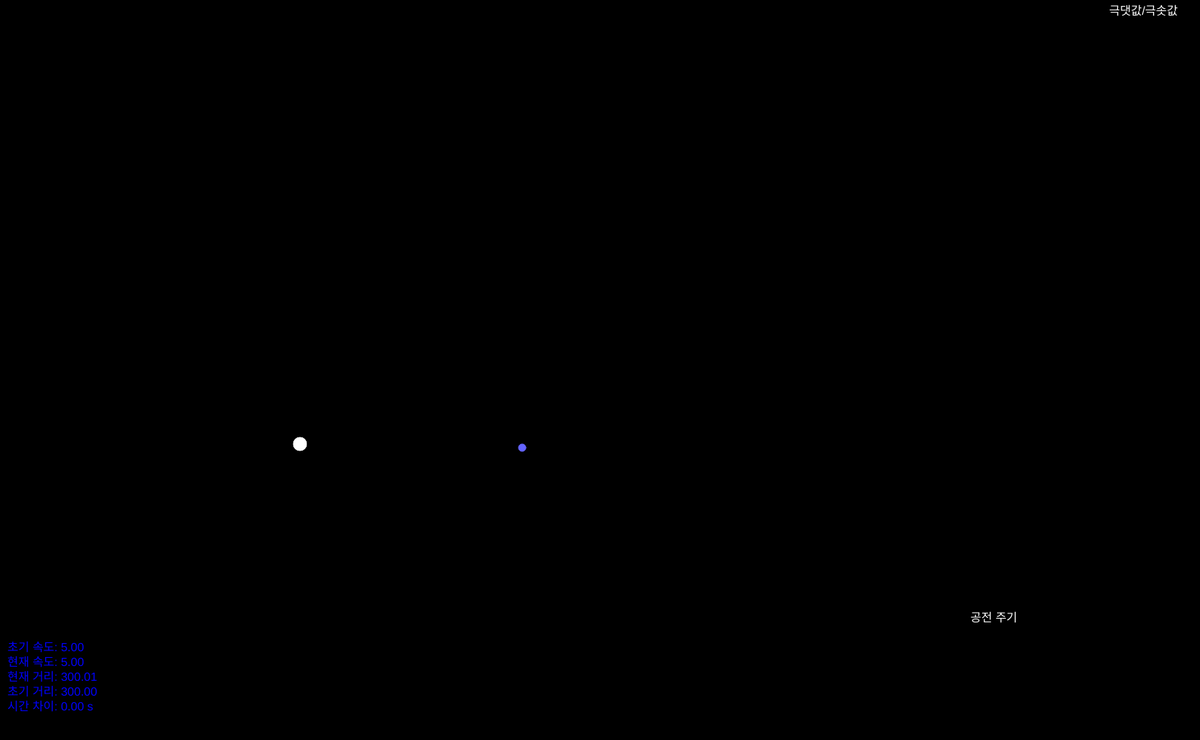
Frame 1 (no input)
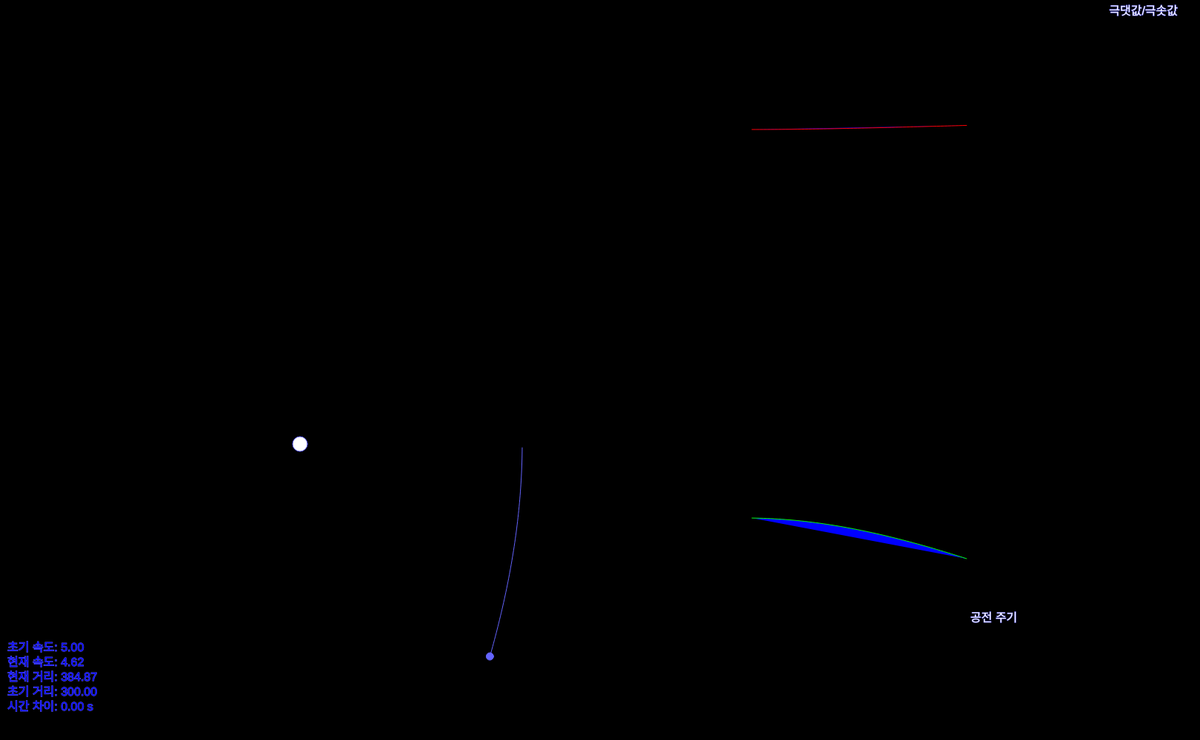
Frame 60 (no input)
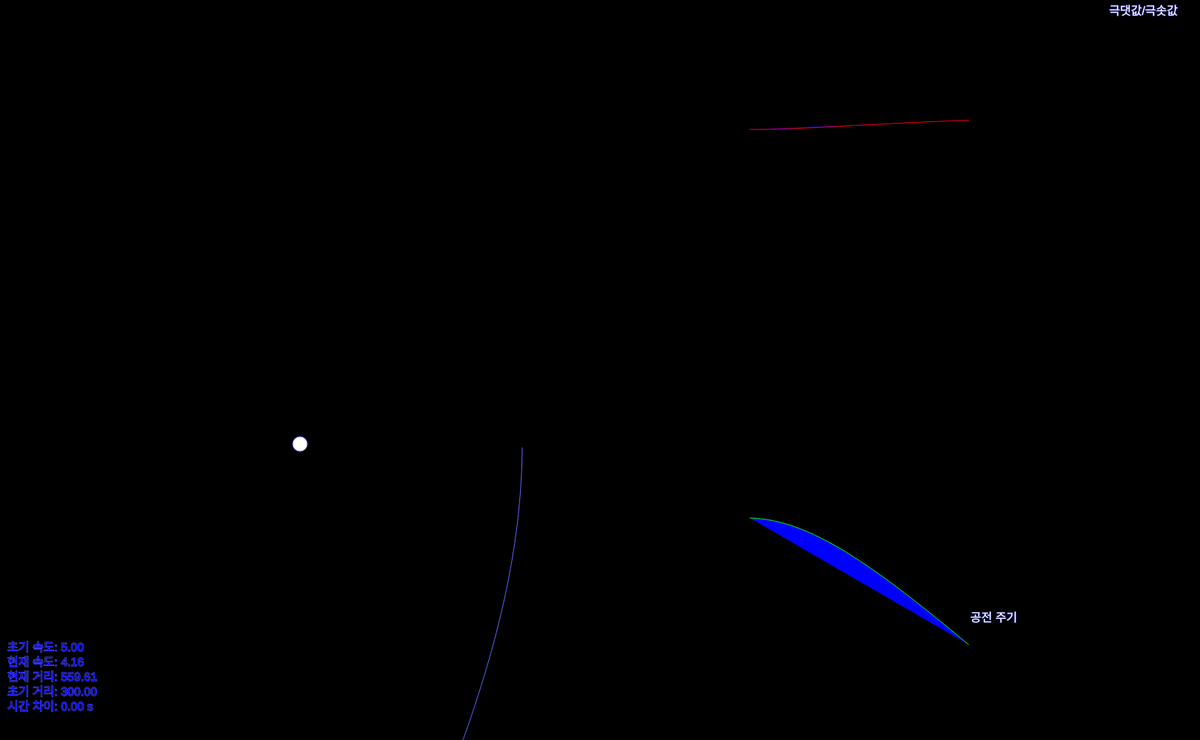
Frame 120 (the mouse pressed at the canvas centre since frame 60)

The p5.js sketch that drew these frames (run headless with seeded random() and noise() and a simulated clock; from frame 60 on, the mouse is pressed at the canvas centre):

// p5.js sketch
// ── sketch.js
let GSlider, m1Slider, m2Slider, vSlider, angleSlider, initialDistanceSlider;
let G, m1, m2, initialSpeed, initialAngle, initialDistance;
let planet;
let velocities = [];
let distances = [];
let previousMaxTime = 0;
let previousMinTime = 0;
let isPaused = false;
let startTime = 0; // 시뮬레이션 시작 시간

// 극대값과 극솟값을 저장하는 배열 추가
let maxValues = [];
let minValues = [];

function setup() {
  createCanvas(1620, 1000);

  createP("중력 상수 (G)");
  GSlider = createSlider(1, 20, 5, 0.1);

  createP("공전하는 행성의 질량 (m1)");
  m1Slider = createSlider(1, 500, 10, 1);

  createP("중심에 있는 행성의 질량 (m2)");
  m2Slider = createSlider(100, 5000, 500, 10);

  createP("초기 속도");
  vSlider = createSlider(0, 20, 5, 0.1);

  createP("초기 거리");
  initialDistanceSlider = createSlider(100, 600, 300, 10);

  createP("초기 각도");
  angleSlider = createSlider(0, 360, 90, 1);

  resetSimulation();
}

function draw() {
  background(0);

  if (!isPaused) {
    G = GSlider.value();
    m1 = m1Slider.value();
    m2 = m2Slider.value();
    initialSpeed = vSlider.value();
    initialAngle = radians(angleSlider.value());
    initialDistance = initialDistanceSlider.value();

    planet.update();

    velocities.push(planet.vel.mag());
    distances.push(planet.pos.mag());
  }

  fill(0, 0, 255);
  textSize(16);
  textAlign(LEFT);
  text(`초기 속도: ${nf(initialSpeed, 0, 2)}`, 10, height - 120);
  text(`현재 속도: ${nf(planet.vel.mag(), 0, 2)}`, 10, height - 100);
  text(`현재 거리: ${nf(planet.pos.mag(), 0, 2)}`, 10, height - 80);
  text(`초기 거리: ${nf(initialDistance, 0, 2)}`, 10, height - 60);
  text(`시간 차이: ${nf(previousMaxTime, 0, 2)} s`, 10, height - 40);

  plotGraphs();
  planet.show();
  displayRatio();
}

function keyPressed() {
  if (key === 'R' || key === 'r') {
    resetSimulation();
  }
  if (key === 'T' || key === 't') {
    isPaused = !isPaused;
  }
}

function resetSimulation() {
  velocities = [];
  distances = [];
  previousMaxTime = 0;
  previousMinTime = 0;
  maxValues = [];
  minValues = [];
  startTime = millis() / 1000;

  initialSpeed = vSlider.value();
  initialAngle = radians(angleSlider.value());
  initialDistance = initialDistanceSlider.value();

  let initialPos = createVector(initialDistance, 0);
  let initialVel = p5.Vector.fromAngle(initialAngle).mult(initialSpeed);
  planet = new Planet(initialPos, initialVel);
}

class Planet {
  constructor(pos, vel) {
    this.pos = pos;
    this.vel = vel;
    this.path = [];
  }

  update() {
    let r = this.pos.mag();
    let forceMag = (G * m1 * m2) / (r * r);
    let force = this.pos.copy().normalize().mult(-forceMag);
    let accel = force.div(m1);

    this.vel.add(accel);
    this.pos.add(this.vel);

    this.path.push(this.pos.copy());
    if (this.path.length > 1000) {
      this.path.splice(0, 1);
    }

    this.calculateTimeDifference();
  }

  calculateTimeDifference() {
    if (velocities.length >= 3 && distances.length >= 3) {
      let currentTime = millis() / 1000 - startTime; // 현재 시간

      if (velocities[velocities.length - 2] > velocities[velocities.length - 3] &&
          velocities[velocities.length - 2] > velocities[velocities.length - 1]) {
          
        let maxTime = currentTime;
        if (maxValues.length > 0) {
          previousMaxTime = maxTime - maxValues[maxValues.length - 1];
        }
        maxValues.push(maxTime);
      }
    }
  }

  show() {
    translate(width / 4, height * 3 / 5);
    fill(255);
    ellipse(0, 0, 20, 20);

    noFill();
    stroke(100, 100, 255);
    beginShape();
    for (let pos of this.path) {
      vertex(pos.x, pos.y);
    }
    endShape();

    fill(100, 100, 255);
    ellipse(this.pos.x, this.pos.y, 10, 10);
  }
}

function plotGraphs() {
  push();
  translate(width / 2 + 200, 0);

  stroke(255, 0, 0);
  beginShape();
  for (let i = 1; i < velocities.length - 1; i++) {
    let x = map(i, 0, velocities.length - 1, 0, 300);
    let y = map(velocities[i], 0, 20, height - 900, height - 600);

    if (velocities[i] > velocities[i - 1] && velocities[i] > velocities[i + 1]) {
      fill(255, 0, 0);
      ellipse(x, y, 5, 5);
      text(`극댓값 (속도): ${nf(velocities[i], 0, 2)}`, x, y - 5);
      fill(0); 
      noStroke(); 
      rect(460, 20, 470, 20); 
      fill(255, 0, 0);
      text(`극댓값 속도: ${nf(velocities[i], 0, 2)}`, 465, 40);
    }
    if (velocities[i] < velocities[i - 1] && velocities[i] < velocities[i + 1]) {
      fill(0); 
      noStroke(); 
      rect(460, 42, 470, 42);
      fill(255, 0, 0);
      ellipse(x, y, 5, 5);
      text(`극솟값 (속도): ${nf(velocities[i], 0, 2)}`, x, y + 15);
      text(`극솟값 속도: ${nf(velocities[i])}`, 465, 60);
    }

    vertex(x, y);
  }
  endShape();

  stroke(0, 255, 0);
  beginShape();
  for (let i = 1; i < distances.length - 1; i++) {
    let x = map(i, 0, distances.length - 1, 0, 300);
    let y = map(distances[i], 0, 600, height - 500, height - 100);

    if (distances[i] > distances[i - 1] && distances[i] > distances[i + 1]) {
      fill(0);
      noStroke();
      rect(460, 80, 470, 85);

      fill(0, 255, 0);
      ellipse(x, y, 5, 5);
      text(`극댓값 (거리): ${nf(distances[i], 0, 2)}`, x, y - 5);
      text(`극댓값 거리: ${nf(distances[i], 0, 2)}`, 465, 100);
    }
    if (distances[i] < distances[i - 1] && distances[i] < distances[i + 1]) {
      fill(0, 255, 0);
      ellipse(x, y, 5, 5);
      text(`극솟값 (거리):${nf(distances[i], 0, 2)}`, x, y + 15);
      text(`극솟값 (거리): ${nf(distances[i], 0, 2)}`, 465, 120);
    }

    vertex(x, y);
  }
  endShape();

  pop();

  // 극대값과 극솟값 간의 시간 차이를 표로 나타내기
  fill(255);
  textSize(16);
  textAlign(LEFT); 
  let tableX = width / 2 + 500;
  text("공전 주기", tableX, height - 160);
  
  //text("시간 차이 (극솟값)", tableX, height - 140);
  for (let i = 0; i < maxValues.length; i++) {
    text(nf(maxValues[i], 0, 2), tableX + 150, height - 160 - i * 20);
  }
  //for (let i = 0; i < minValues.length; i++) {
   //text(nf(minValues[i], 0, 2), tableX + 150, height - 140 - i * 20);
  //}
  fill(255);
  textSize(16);
  textAlign(RIGHT);
  text("극댓값/극솟값", 1590, 20);
  //text(`극댓값 속도: ${velocities.length > 0 ? nf(max(velocities), 0, 2) : 'N/A'}`, 1590, 40);
  //text(`극솟값 속도: ${velocities.length > 0 ? nf(min(velocities), 0, 2) : 'N/A'}`, 1590,60);
  //text(`극솟값 거리: ${distances.length > 0 ? nf(min(distances), 0, 2) : 'N/A'}`, 1590,  100);
}

function displayRatio() {
  for (let i = 1; i < distances.length - 1; i++) {
    if (distances[i] > distances[i - 1] && distances[i] > distances[i + 1]) {
      let maxDistance = distances[i];
      let deltaTime = maxValues[maxValues.length - 1] - maxValues[maxValues.length - 2];
      let ratio = (deltaTime ** 2) * 1000000 / (maxDistance ** 3);
      let q = deltaTime;
      let w = maxDistance;

      fill(0); // 이전 텍스트를 덮어씀
      noStroke();
      rect(0, -580, 600, 100); // 텍스트를 덮어쓸 영역에 사각형 그리기

      fill(255);
      textSize(16);
      textAlign(LEFT);
      text(`주기 제곱 / 거리 세제곱: ${nf(ratio, 0, 6)}`, 0, -500);
      text(`주기: ${nf(q, 0, 6)}`, 0, -550);
      text(`거리: ${nf(w, 50, 6)}`, 0, -530);
    }
  }
}
